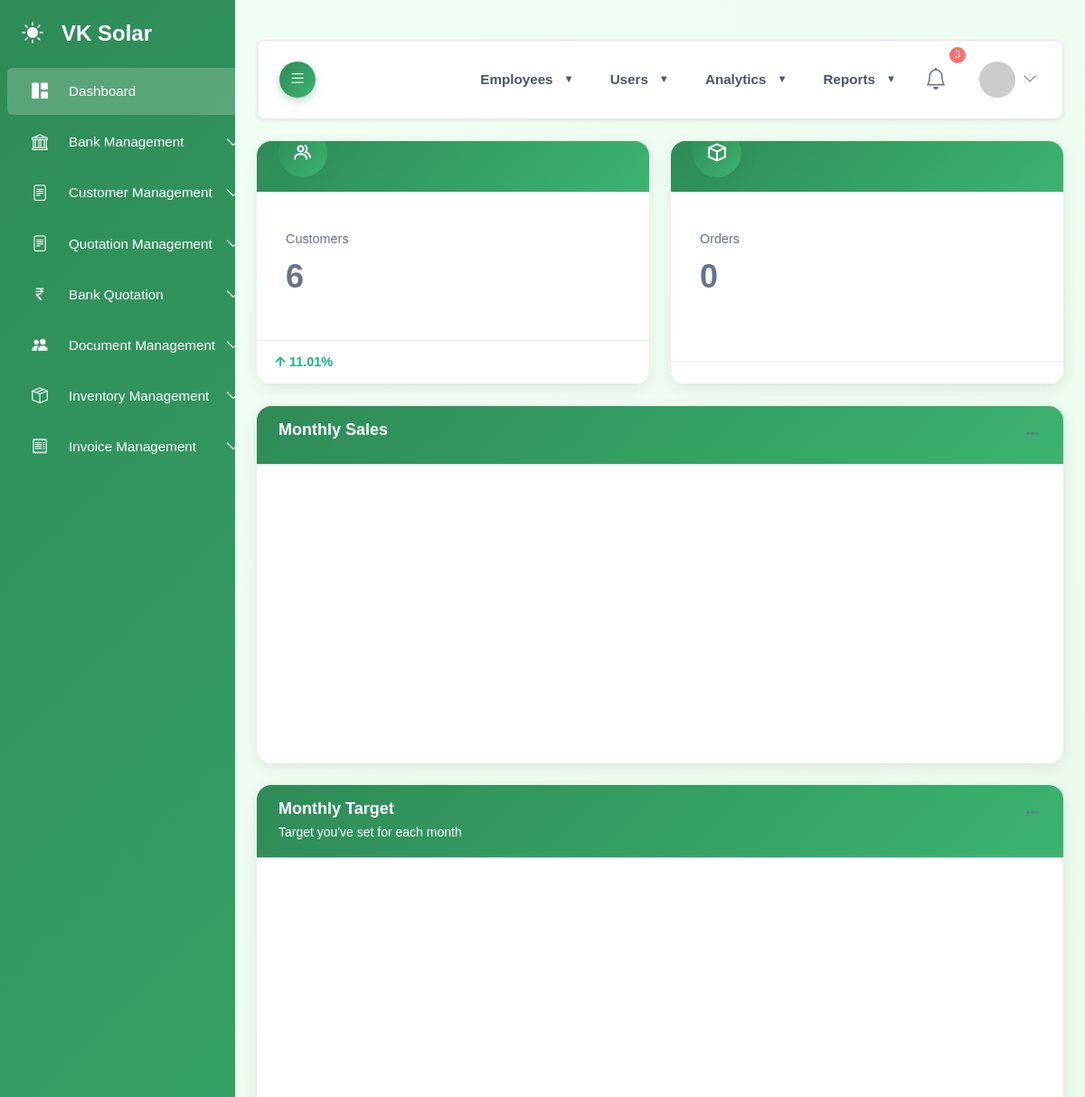
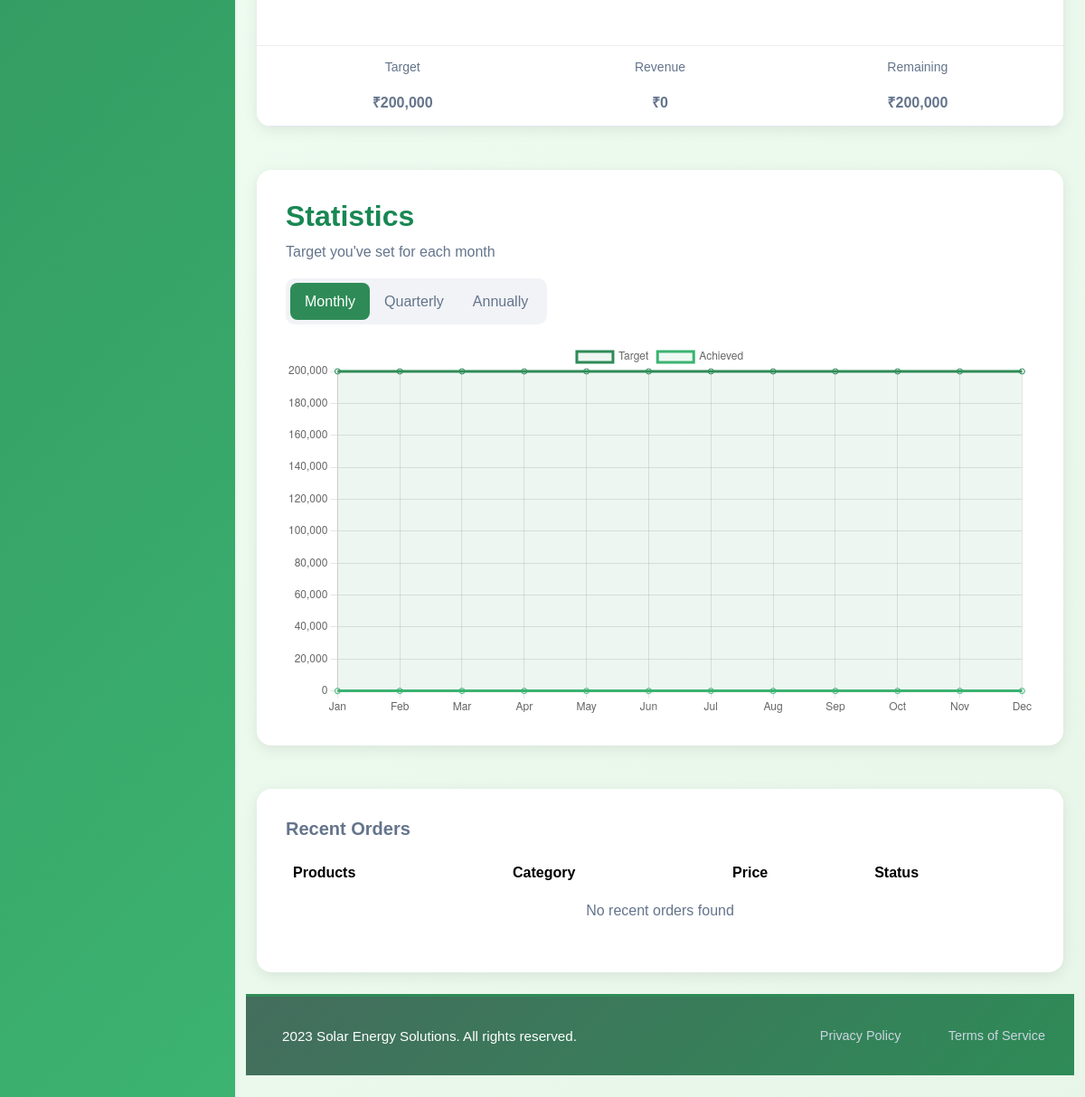
Before: /admin/ (signed in) with the older database file (2 pictures, top to bottom).
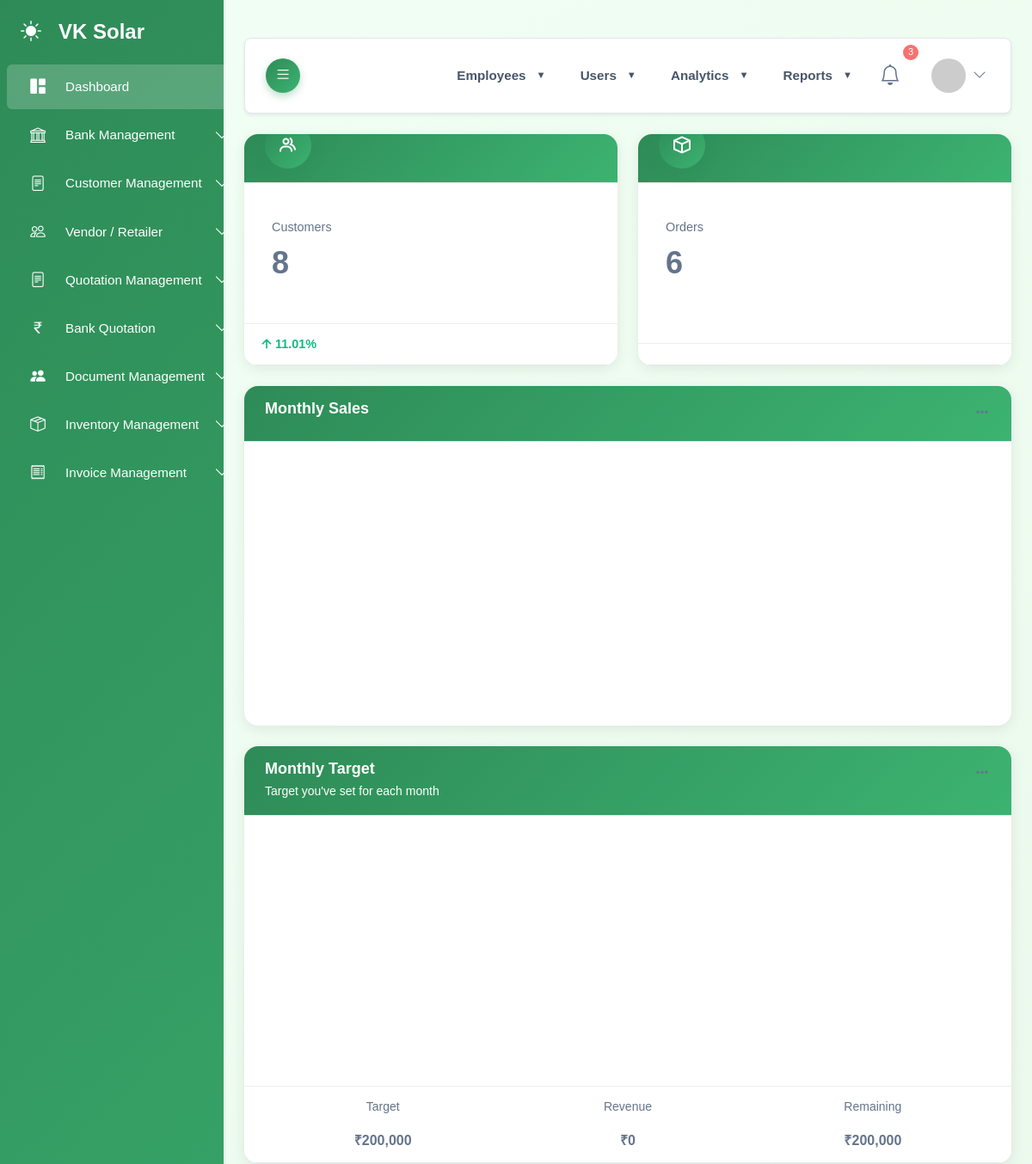
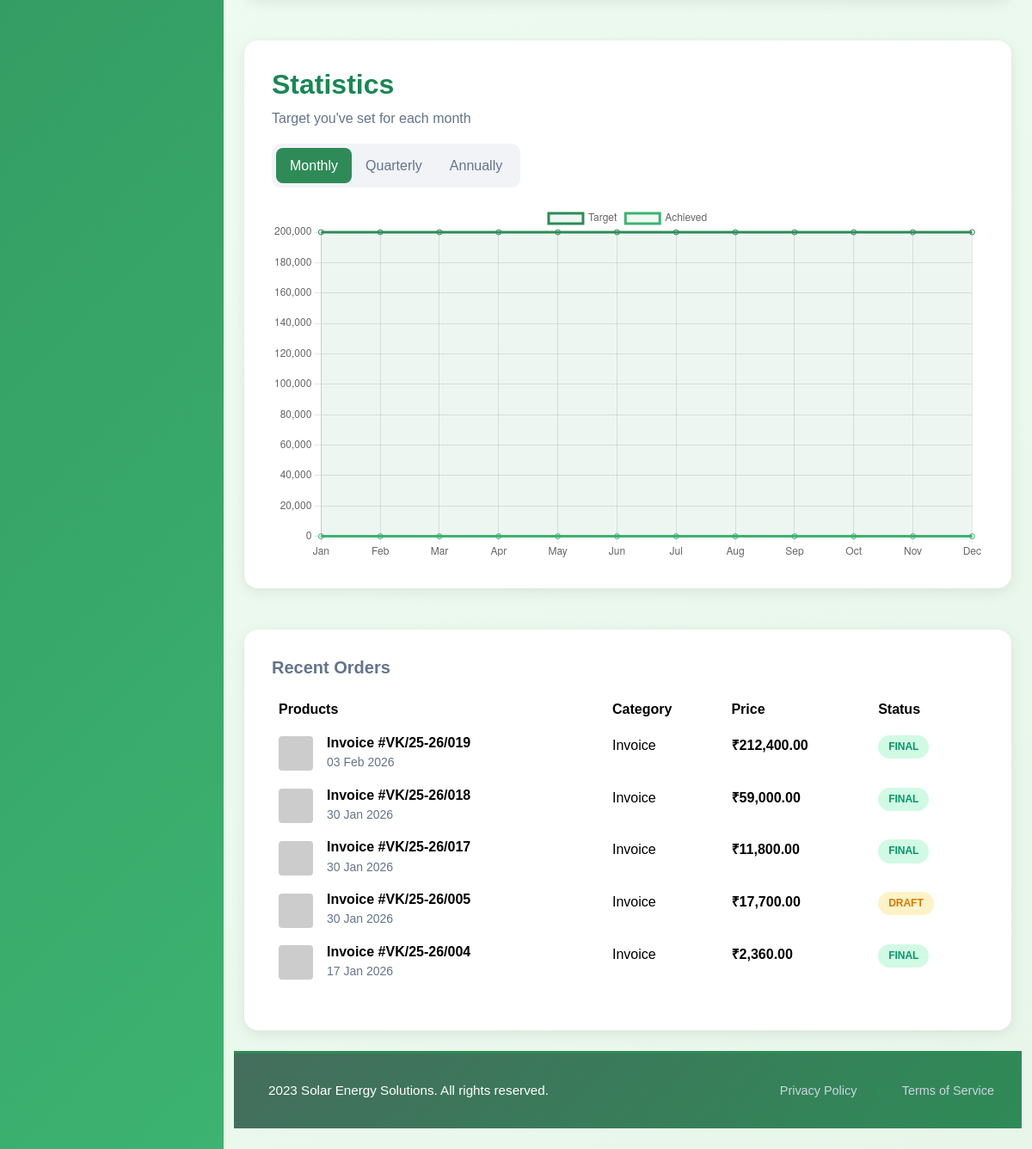
After: the same page with the newer database file (2 pictures, top to bottom).
### tables this page shows
CREATE TABLE `invoices` (
  `id` int NOT NULL,
  `invoice_no` varchar(50) NOT NULL,
  `invoice_type` enum('client','retailer') NOT NULL,
  `reference_id` int NOT NULL,
  `invoice_date` date NOT NULL,
  `due_date` date DEFAULT NULL,
  `financial_year` varchar(9) NOT NULL,
  `warehouse_id` int NOT NULL,
  `subtotal` decimal(12,2) DEFAULT '0.00',
  `cgst` decimal(12,2) DEFAULT '0.00',
  `sgst` decimal(12,2) DEFAULT '0.00',
  `igst` decimal(12,2) DEFAULT '0.00',
  `total` decimal(12,2) DEFAULT '0.00',
  `status` enum('draft','final','cancelled') DEFAULT 'draft',
  `payment_status` enum('pending','partial','paid') DEFAULT 'pending',
  `note` text,
  `created_by` int DEFAULT NULL,
  `created_at` datetime DEFAULT CURRENT_TIMESTAMP,
  `paid_amount` decimal(12,2) DEFAULT '0.00',
  `due_amount` decimal(12,2) DEFAULT '0.00'
);

### admin/include/dashboard-data.php (called while the page is built, shortened)
<?php
require_once 'connect/db.php';
$recentOrders = [];
$recentOrdersQuery = $conn->query("
    SELECT
        i.id,
        i.invoice_no,
        i.total,
        i.status,
        i.payment_status,
        i.created_at
    FROM invoices i
    ORDER BY i.created_at DESC
    LIMIT 5
");
while ($row = $recentOrdersQuery->fetch_assoc()) {
    $recentOrders[] = $row;
}

### admin/include/order.php (the view)
 <div class="col-12">
            <div class="card mt-4">
              <div class="card-body recent-orders">
                <h5 class="card-title fw-bold mb-3">Recent Orders</h5>
                <table class="table table-borderless table-hover">
                  <thead>
                    <tr>
                      <th>Products</th>
                      <th>Category</th>
                      <th>Price</th>
                      <th>Status</th>
                    </tr>
                  </thead>
                  <tbody>
<?php if (!empty($recentOrders)): ?>
  <?php foreach ($recentOrders as $order): ?>
    <tr>
      <td>
        <div class="d-flex align-items-center">
          <img
            src="https://placehold.co/40x40/2E8B57/FFFFFF?text=INV"
            alt="Invoice"
          />
          <div class="ms-3">
            <h6 class="mb-0 fw-semibold">
              Invoice #<?= htmlspecialchars($order['invoice_no']) ?>
            </h6>
            <small class="text-muted">
              <?= date('d M Y', strtotime($order['created_at'])) ?>
            </small>
          </div>
        </div>
      </td>
      <td>Invoice</td>
      <td class="fw-semibold">
        ₹<?= number_format((float)$order['total'], 2) ?>
      </td>
      <td>
        <?php
          $statusClass = match ($order['status']) {
            'final' => 'status-delivered',
            'draft' => 'status-pending',
            'cancelled' => 'status-canceled',
            default => 'status-pending'
          };
        ?>
        <span class="status-badge <?= $statusClass ?>">
          <?= ucfirst($order['status']) ?>
        </span>
      </td>
    </tr>
  <?php endforeach; ?>
<?php else: ?>
  <tr>
    <td colspan="4" class="text-center text-muted">
      No recent orders found
    </td>
  </tr>
<?php endif; ?>
</tbody>
                </table>
              </div>
            </div>
          </div>

Changed rows visible on the page:
added invoices: invoice_no "VK/25-26/019", created_at "03 Feb 2026", total "212,400.00", status "FINAL"
added invoices: invoice_no "VK/25-26/018", created_at "30 Jan 2026", total "59,000.00", status "FINAL"
added invoices: invoice_no "VK/25-26/017", created_at "30 Jan 2026", total "11,800.00", status "FINAL"
added invoices: invoice_no "VK/25-26/005", created_at "30 Jan 2026", total "17,700.00", status "DRAFT"
added invoices: invoice_no "VK/25-26/004", created_at "17 Jan 2026", total "2,360.00", status "FINAL"
Other visible differences:
$totalCustomers: "6" → "8"
$totalOrders: "0" → "6"
text no longer shown: "No recent orders found"
text now shown: "Vendor / Retailer"
